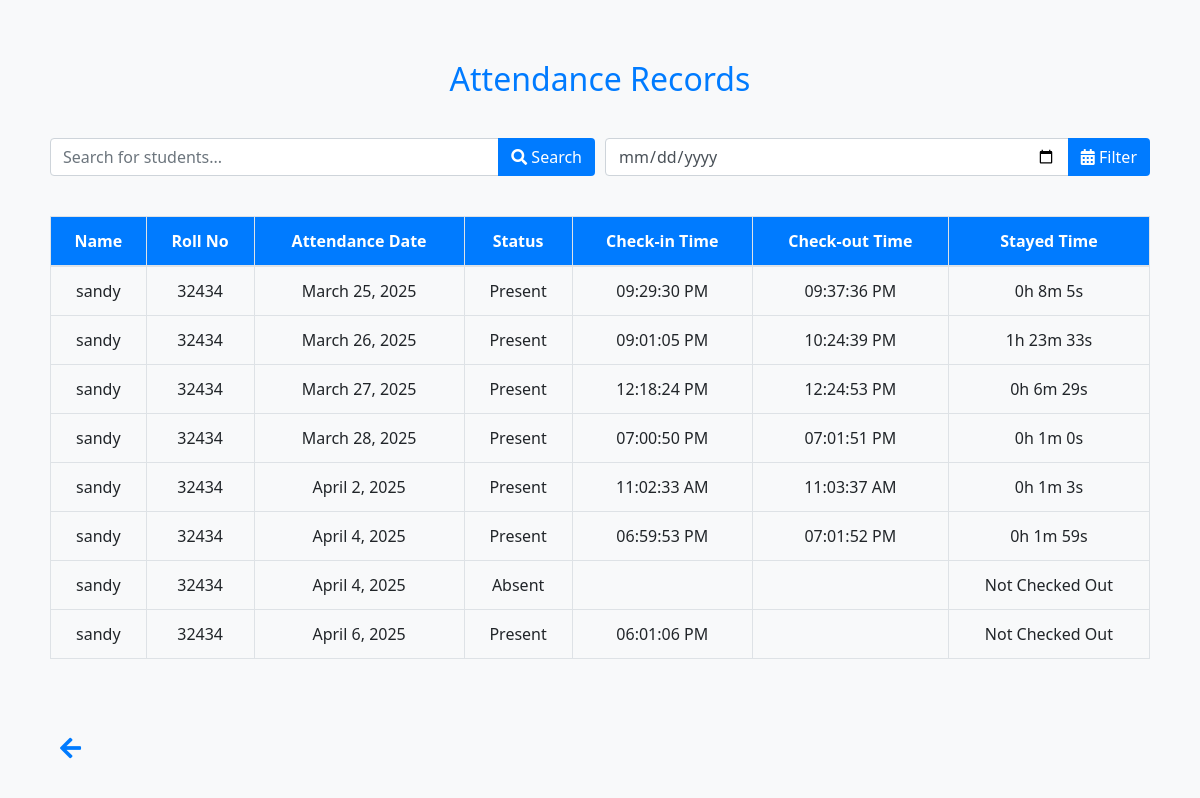
The page /attendance/ (signed in) on the database its author committed.
### app1/models.py (models this page shows, shortened)
class Attendance(models.Model):
    student = models.ForeignKey(Student, on_delete=models.CASCADE)
    date = models.DateField()
    check_in_time = models.DateTimeField(null=True, blank=True)
    check_out_time = models.DateTimeField(null=True, blank=True)
    status = models.CharField(max_length=20, choices=[('Present', 'Present'), ('Absent', 'Absent'), ('Leave', 'Leave')], default='Absent')
    is_late = models.BooleanField(default=False)
    email_sent = models.BooleanField(default=False)
    def calculate_duration(self):
        if self.check_in_time and self.check_out_time:
            duration = self.check_out_time - self.check_in_time
            hours, remainder = divmod(duration.total_seconds(), 3600)
            minutes, seconds = divmod(remainder, 60)
            return f"{int(hours)}h {int(minutes)}m {int(seconds)}s"
        return None

class Student(models.Model):
    user = models.OneToOneField(User, on_delete=models.CASCADE, related_name="student_profile")
    name = models.CharField(max_length=255)
    email = models.EmailField(max_length=255)
    phone_number = models.CharField(max_length=15)
    face_embedding = models.JSONField(blank=True, null=True)
    authorized = models.BooleanField(default=False)
    roll_no = models.CharField(max_length=20,unique=True)
    address = models.TextField()
    date_of_birth = models.DateField()
    joining_date = models.DateField()
    mother_name = models.CharField(max_length=255)
    father_name = models.CharField(max_length=255)
    session = models.ForeignKey(Session, on_delete=models.CASCADE, related_name="students")
    courses = models.ManyToManyField(Course, related_name="students")
    department = models.ManyToManyField(Department, related_name="students")
    semester= models.ManyToManyField(Semester, related_name="students")

### app1/views.py (the view)
# urls.py: path('attendance/', views.student_attendance, name='student_attendance'),
@login_required
def student_attendance(request):
    user = request.user
    student = Student.objects.get(user=user)  # Fetch the logged-in student's profile
    search_query = request.GET.get('search', '')
    date_filter = request.GET.get('attendance_date', '')
    attendance_records = Attendance.objects.filter(student=student)
    if search_query:
        attendance_records = attendance_records.filter(Q(student__name__icontains=search_query) |
                                                      Q(student__roll_no__icontains=search_query))
    if date_filter:
        attendance_records = attendance_records.filter(date=date_filter)
    return render(request, 'student/student_attendance.html', {
        'student_attendance_data': attendance_records,
        'search_query': search_query,
        'date_filter': date_filter
    })

### templates/student/student_attendance.html (shortened to what this page needs)
<!DOCTYPE html>
<html lang="en">
<head>
    <link rel="stylesheet" href="https://stackpath.bootstrapcdn.com/bootstrap/4.5.2/css/bootstrap.min.css">
    <link rel="stylesheet" href="https://cdnjs.cloudflare.com/ajax/libs/font-awesome/5.15.3/css/all.min.css">
</head>
<body>
<div class="container">
    <h2 class="heading">Attendance Records</h2>
    <form method="get" class="filter-container">
        <div class="input-group">
            <input type="text" name="search" class="form-control" placeholder="Search for students..." value="{{ search_query }}">
            <div class="input-group-append">
                <button class="btn btn-custom" type="submit"><i class="fas fa-search"></i> Search</button>
            </div>
        </div>
        <div class="input-group">
            <input type="date" name="attendance_date" class="form-control" value="{{ date_filter }}">
            <div class="input-group-append">
                <button class="btn btn-custom" type="submit"><i class="fas fa-calendar-alt"></i> Filter</button>
            </div>
        </div>
    </form>
    <div class="table-responsive attendance-table">
        <table class="table table-bordered table-hover">
            <thead>
                <tr>
                    <th>Name</th>
                    <th>Roll No</th>
                    <th>Attendance Date</th>
                    <th>Status</th>
                    <th>Check-in Time</th>
                    <th>Check-out Time</th>
                    <th>Stayed Time</th>
                </tr>
            </thead>
            <tbody>
                {% for attendance in student_attendance_data %}
                <tr>
                    <td>{{ attendance.student.name }}</td>
                    <td>{{ attendance.student.roll_no }}</td>
                    <td>{{ attendance.date }}</td>
                    <td>{{ attendance.status }}</td>
                    <td>{{ attendance.check_in_time|date:"h:i:s A" }}</td>
                    <td>{{ attendance.check_out_time|date:"h:i:s A" }}</td>
                    <td>
                        {% if attendance.check_in_time and attendance.check_out_time %}
                            {{ attendance.calculate_duration }}
                        {% else %}
                            Not Checked Out
                        {% endif %}
                    </td>
                </tr>
                {% empty %}
                    <tr>
                        <td colspan="8">No attendance records found.</td>
                    </tr>
                {% endfor %}
            </tbody>
        </table>
    </div>
    <div class="footer">
        <i class="fas fa-arrow-left back-icon" onclick="location.href='/'"></i>
    </div>
</div>
</body>
</html>

### templates/student/student_attendance.html (style rules this page uses)
body, html { margin: 0; padding: 0; font-family: 'Segoe UI', Tahoma, Geneva, Verdana, sans-serif; background-color: #f8f9fa; color: #343a40; }
.container { padding: 20px; min-height: 100vh; display: flex; flex-direction: column; }
.table-responsive { margin-top: 20px; flex-grow: 1; }
.table thead th { vertical-align: middle; text-align: center; background-color: #007bff; color: white; }
.table td, .table th { vertical-align: middle; text-align: center; }
.heading { text-align: center; margin: 40px 0; color: #007bff; }
.footer { margin-top: auto; padding: 10px 0; text-align: left; }
.back-icon { padding: 10px; font-size: 1.5em; color: #007bff; cursor: pointer; transition: color 0.3s ease; }
.filter-container { display: flex; justify-content: space-between; margin-bottom: 20px; }
.filter-container .input-group { flex: 1; margin-right: 10px; }
.filter-container .input-group:last-child { margin-right: 0; }
.btn-custom { background-color: #007bff; color: white; }

### rows shown on the page
Attendance: student.name "sandy", student.roll_no "32434", date "March 25, 2025", status "Present", check_in_time "09:29:30 PM", check_out_time "09:37:36 PM", calculate_duration "0h 8m 5s"
Attendance: student.name "sandy", student.roll_no "32434", date "March 26, 2025", status "Present", check_in_time "09:01:05 PM", check_out_time "10:24:39 PM", calculate_duration "1h 23m 33s"
Attendance: student.name "sandy", student.roll_no "32434", date "March 27, 2025", status "Present", check_in_time "12:18:24 PM", check_out_time "12:24:53 PM", calculate_duration "0h 6m 29s"
Attendance: student.name "sandy", student.roll_no "32434", date "March 28, 2025", status "Present", check_in_time "07:00:50 PM", check_out_time "07:01:51 PM", calculate_duration "0h 1m 0s"
Attendance: student.name "sandy", student.roll_no "32434", date "April 2, 2025", status "Present", check_in_time "11:02:33 AM", check_out_time "11:03:37 AM", calculate_duration "0h 1m 3s"
Attendance: student.name "sandy", student.roll_no "32434", date "April 4, 2025", status "Present", check_in_time "06:59:53 PM", check_out_time "07:01:52 PM", calculate_duration "0h 1m 59s"
Attendance: student.name "sandy", student.roll_no "32434", date "April 4, 2025", status "Absent", shows "Not Checked Out"
Attendance: student.name "sandy", student.roll_no "32434", date "April 6, 2025", status "Present", check_in_time "06:01:06 PM", shows "Not Checked Out"
